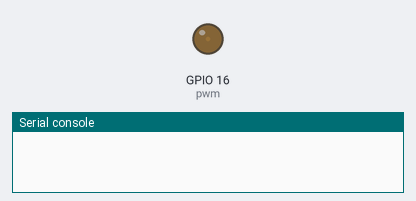
This program was run on a simulated ESP32 board running MicroPython. Parts: output pins drawn as LEDs (lit = HIGH), the last lines printed to the serial console.

Above: at 0.05 s.
At 1.85 s:
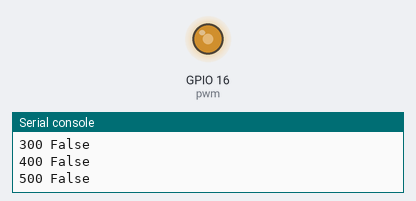
At 2.7 s:
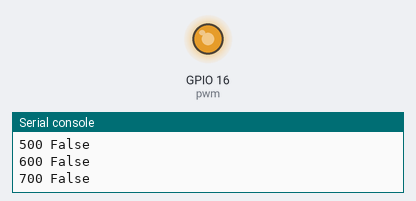
At 5.4 s:
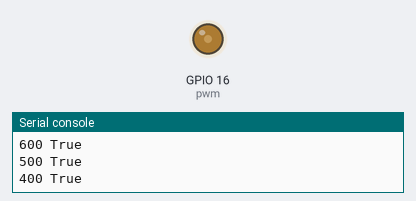
Timing chart, 0 to 7.8 s (numbered marks = the images above):
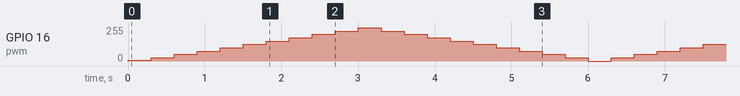

The program:

pwm.py
```python
'''
数字电路模拟虚拟电路
'''
from machine import Pin, PWM, Timer

pwm = PWM(Pin(16), freq=50, duty=25)

duty = 0
ledstatus = True

def time0_irq(timer):
    global duty
    global ledstatus
    print(duty,ledstatus)
    if duty >= 999 or duty<=0:
        ledstatus = not ledstatus
    if ledstatus:
        duty = duty - 100
        pwm.duty(duty)
    else:
        duty = duty + 100
        pwm.duty(duty)

def pwm_demo():
     time0=Timer(0)  #创建time0定时器对象
     time0.init(period=300,mode=Timer.PERIODIC,callback=time0_irq)

if __name__ == '__main__':
    pwm_demo()
```
